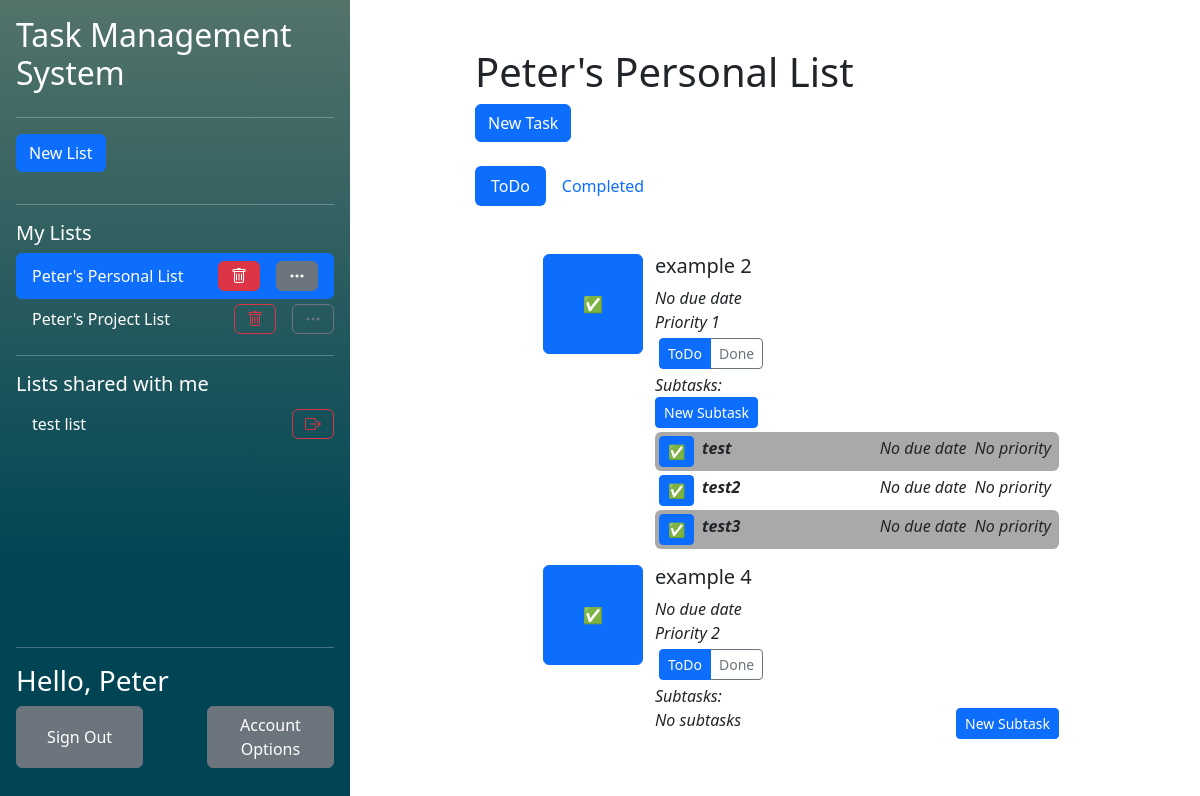
The page /php/index.php?listid=1 (signed in) on the database its author committed.
### tables this page shows
CREATE TABLE "UserLists" (
	"user_id"	TEXT,
	"list_id"	TEXT,
	"collaborator"	INTEGER,
	"observer"	INTEGER,
	PRIMARY KEY("user_id","list_id"),
	FOREIGN KEY("user_id") REFERENCES "Users"("user_id") ON DELETE CASCADE ON UPDATE CASCADE,
	FOREIGN KEY("list_id") REFERENCES "Lists"("list_id") ON DELETE CASCADE ON UPDATE CASCADE
);

CREATE TABLE "Lists"
(
    list_id        INTEGER not null
        primary key autoincrement,
    list_name      TEXT    not null,
    list_completed REAL    not null
);

CREATE TABLE "Users" (
	"user_id"	INTEGER NOT NULL,
	"user_name"	TEXT NOT NULL UNIQUE,
	"email"	TEXT NOT NULL,
	"password_hash"	TEXT NOT NULL,
	"first_name"	TEXT NOT NULL,
	"last_name"	TEXT NOT NULL,
	PRIMARY KEY("user_id")
);

CREATE TABLE "Tasks" (
	"task_id"	INTEGER NOT NULL,
	"task_name"	TEXT NOT NULL,
	"task_completed"	INTEGER NOT NULL,
	"list_id"	INTEGER NOT NULL,
	"order_in_list"	INTEGER NOT NULL,
	"assigned_collaborator_id"	INTEGER,
	"task_due_date"	INTEGER,
	"task_priority"	INTEGER,
	FOREIGN KEY("assigned_collaborator_id") REFERENCES "Users"("user_id"),
	FOREIGN KEY("list_id") REFERENCES "Lists"("list_id") ON DELETE CASCADE,
	PRIMARY KEY("task_id" AUTOINCREMENT)
);

CREATE TABLE "SubTasks" (
	"sub_task_id"	INTEGER NOT NULL,
	"sub_task_name"	TEXT NOT NULL,
	"sub_task_completed"	INTEGER NOT NULL,
	"task_id"	INTEGER NOT NULL,
	"order_in_task"	INTEGER NOT NULL,
	"sub_task_due_date"	INTEGER,
	"sub_task_priority"	INTEGER,
	FOREIGN KEY("task_id") REFERENCES "Tasks"("task_id"),
	PRIMARY KEY("sub_task_id")
);

### php/components/TaskList.php (the view, shortened to what the rows shown need)
<?php require 'components/NewTaskPopup.php';
$listid = isset($_GET['listid']) ? $_GET['listid'] : false;
?>
<h1>
    <?php if (getListNameFromID($listid) != false) echo getListNameFromID($listid)[0]['list_name']?>
</h1>
<?php if ($listid != false):?>
<?php if(checkUserListAccess(htmlspecialchars($listid), getUIDFromCreds())): ?>
    <button type="button" class="btn btn-primary" data-bs-toggle="modal" data-bs-target="#NewTaskModal">
        New Task
    </button>
<?php else: ?>
    A list created by <b><?php echo getListOwnerFullName($listid)?></b><br/>
<?php endif;?>
<br/><br/>
<div>
    <ul class="nav nav-pills mb-3" id="pills-tab" role="tablist">
    </ul>
</div>
<div class="tab-content" id="pills-tabContent">
    <div class="tab-pane fade show active" id="pills-todo" role="tabpanel" aria-labelledby="pills-todo-tab" tabindex="0">
        <div class="p-3">
            <ol>
                <?php
                if (getUncompletedTasksFromList($listid) != null):
                foreach (getUncompletedTasksFromList($listid) as $item):?>
                    <ul>
                            <div class="row">
                                <button class='btn btn-primary col' style="flex: none; width: 10%; min-width: 100px; height: 10%; min-height: 100px;" type='submit' name="<?php echo $item['task_id']?>" form="complete<?php echo $item['task_id']?>">✅</button>
                                <div class="col">
                                    <div class="row">
                                        <div class="col">
                                            <h5><?php echo $item['task_name']?></h5>
                                        </div>
                                        <br/>
                                        <i><?php if(isset($item['task_due_date'])){
                                                echo "Due ".$item['task_due_date'];
                                            } else {
                                                echo 'No due date';
                                            }?></i> <br/>
                                        <i><?php if(($item['task_priority']) != 0){
                                                echo 'Priority '.$item['task_priority'];
                                            } else {
                                                echo 'No priority';
                                            }?></i>
                                    </div>
                                    <div class="">
                                        <ul class="btn-group p-1" id="pills-tab-subtask<?php echo $item['task_id']?>" role="tablist">
                                                <button class="btn btn-outline-primary active btn-sm" id="pills-subtask-uncomplete-<?php echo $item['task_id']?>-tab" data-bs-toggle="pill" data-bs-target="#pills-subtask-uncomplete-<?php echo $item['task_id']?>" type="button" roll="tab">ToDo</button>
                                                <button class="btn btn-outline-secondary btn-sm" id="pills-subtask-complete-<?php echo $item['task_id']?>-tab" data-bs-toggle="pill" data-bs-target="#pills-subtask-complete-<?php echo $item['task_id']?>" type="button" roll="tab">Done</button>
                                        </ul>
                                    </div>
                                    <div class="tab-content" id="pills-tabContent-subtask">
                                        <div class="tab-pane fade show active" id="pills-subtask-uncomplete-<?php echo $item['task_id']?>" role="tabpanel" aria-labelledby="pills-subtask-uncomplete-<?php echo $item['task_id']?>-tab" tabindex="0">
                                            <div class="flex-grow-1 align-middle"><i class="align-middle">Subtasks:</i></div>
                                            <?php if(getUncompletedSubtasksFromTask($item['task_id']) != null): ?>
                                            <div class="d-flex flex-row pb-1">
                                                <div>
                                                    <button class="btn btn-primary btn-sm" type="submit" onclick="window.location.href='newSubTask.php?taskid=<?php echo $item['task_id']?>'">New Subtask</button>
                                                </div>
                                            </div>
                                                <?php $bgcolour = true;?>
                                                <?php foreach (getUncompletedSubtasksFromTask($item['task_id']) as $subtask): ?>
                                                    <div class=" d-flex flex-row rounded"  <?php if($bgcolour) {
                                                                                                echo 'style="background-color: darkgrey"';
                                                                                                $bgcolour = false;
                                                                                                } else{
                                                                                                $bgcolour = true;
                                                                                            }?>>
                                                            <div class="p-1">
                                                                <button form="completeSubtask<?php echo $subtask['sub_task_id']?>" class="btn btn-primary btn-sm" type="submit">✅</button>
                                                            </div>
                                                            <div class="p-1 flex-grow-1">
                                                                <i><b><?php echo $subtask["sub_task_name"];?></b></i>
                                                            </div>
                                                            <div class="p-1">
                                                                <i><?php if(isset($subtask['sub_task_due_date'])){
                                                                        echo "Due ".$subtask['sub_task_due_date'];
                                                                    } else {
                                                                        echo 'No due date';
                                                                    }?></i>
                                                            </div>
                                                                <div class="p-1 pe-2">
                                                                    <i><?php if(($subtask['sub_task_priority']) != 0){
                                                                            echo 'Priority '.$item['sub_task_priority'];
                                                                        } else {
                                                                            echo 'No priority';
                                                                        }?></i>
                                                                </div>
                                                    </div>
                                                <?php endforeach;?>
                                            <?php else:?>
                                            <div class="d-flex">
                                                <i class="flex-grow-1 col">No subtasks</i>
                                                <button class="btn btn-primary btn-sm" type="submit" onclick="window.location.href='newSubTask.php?taskid=<?php echo $item['task_id']?>'">New Subtask</button>
                                            </div>
                                            <?php endif;?>
                                        </div>
                                    </div>
                                </div>
                            </div>
                    </ul>
                <?php endforeach;
                else:?>
                <h2>You have no Tasks!</h2>
                Create a task using the new task button, or ask the list administrator.
                <?php endif;?>
            </ol>
        </div>
    </div>
</div>
<?php else: ?>
<h1>No List selected!</h1>
Create or select a list using the sidebar!
<?php endif;?>

### php/index.php (shortened to what the rows shown need)
<?php
    require ('functions/DatabaseFunctions.php');
    require ('functions/TaskFunctions.php');
    $name = getFirstName();
?>
<?php require "../css/css.php"?>
<?php require "components/pagetop.php"?>
<main class="d-flex flex-nowrap h-100">
    <div class="d-flex flex-column flex-shrink-0 p-3 background align-items-stretch h-100" style="width: 350px">
        <h2>Task Management System</h2>
        <?php require 'components/ListList.php'?>
        <div class="mt-auto">
            <hr/>
            <h3>Hello, <?php echo $name?></h3>
            <form class="d-flex flex-row mb-3 justify-content-between" method="post" action="accountOptions.php">
                <button class="btn btn-secondary" style="width: 40%" type="submit" name="signOut" value="signOut">Sign Out</button>
                <button class="btn btn-secondary" style="width: 40%" type="submit">Account Options</button>
            </form>
        </div>
    </div>
    <div class="mx-auto w-50 m-5">
        <?php require 'components/TaskList.php'?>
    </div>
</main>

### php/components/ListList.php (shortened to what the rows shown need)
<?php $ListIDInURL = isset($_GET['listid']) ? $_GET['listid'] : false;?>
<ul class="nav nav-pills flex-column mb-auto overflow-y-auto">
    <?php
        foreach (getOwnedListsForCurrentUser() as $listID):
            if($listID[0] == $ListIDInURL):?>
                <li class="hstack gap-3 nav-link active text-white">
                    <div class="">
                        <?php echo getListNameFromID($listID[0])[0][0]?>
                    </div>
                    <button class="btn btn-danger ms-auto" onclick="location.href='listAction.php?action=delete&listid=<?php echo $ListIDInURL?>'"><i class="bi bi-trash"></i></button>
                    <button class="btn btn-secondary"  onclick="location.href='modifyList.php?listid=<?php echo $ListIDInURL?>'"><i class="bi bi-three-dots"></i></button>
                </li>
            <?php else:?>
                <li class="hstack gap-3">
                    <div class="nav-link text-white">
                        <a class="navbarList" href="<?php echo "index.php?listid=$listID[0]"?>">
                            <?php echo getListNameFromID($listID[0])[0][0]?>
                        </a>
                    </div>
                    <button class="btn btn-outline-danger ms-auto" onclick="location.href='listAction.php?action=delete&listid=<?php echo $ListIDInURL?>'"><i class="bi bi-trash"></i></button>
                    <button class="btn btn-outline-secondary" onclick="location.href='modifyList.php?listid=<?php echo $ListIDInURL?>'"><i class="bi bi-three-dots"></i></button>
                </li>
            <?php endif;?>
    <?php endforeach;?>
    <?php
    foreach (getCollabListsForCurrentUser() as $listID):
        if($listID[0] == $ListIDInURL):?>
            <li class="hstack gap-3 nav-link active text-white">
                <div class="">
                    <?php echo getListNameFromID($listID[0])[0][0]?>
                </div>
                <button class="btn btn-danger ms-auto" onclick="location.href='listAction.php?action=leave&listid=<?php echo $ListIDInURL?>'"><i class="bi bi-box-arrow-right"></i></button>
            </li>
        <?php else:?>
            <li class="hstack gap-3">
                <div class="nav-link text-white">
                    <a class="navbarList" href="<?php echo "index.php?listid=$listID[0]"?>">
                        <?php echo getListNameFromID($listID[0])[0][0]?>
                    </a>
                </div>
                <button class="btn btn-outline-danger ms-auto" onclick="location.href='listAction.php?action=leave&listid=<?php echo $ListIDInURL?>'"><i class="bi bi-box-arrow-right"></i></button>
            </li>
        <?php endif;?>
    <?php endforeach;?>
</ul>

### rows shown on the page
userlists: list.list_name "Peter's Personal List"
userlists: list.list_name "Peter's Project List"
userlists: list.list_name "test list"
users: name "Peter"
lists: list_name "Peter's Personal List"
tasks: task_name "example 2", shows "No due date", task_priority "1"
subtasks: sub_task_name "test", shows "No due date", shows "No priority"
subtasks: sub_task_name "test2", shows "No due date", shows "No priority"
subtasks: sub_task_name "test3", shows "No due date", shows "No priority"
tasks: task_name "example 4", shows "No due date", task_priority "2"
